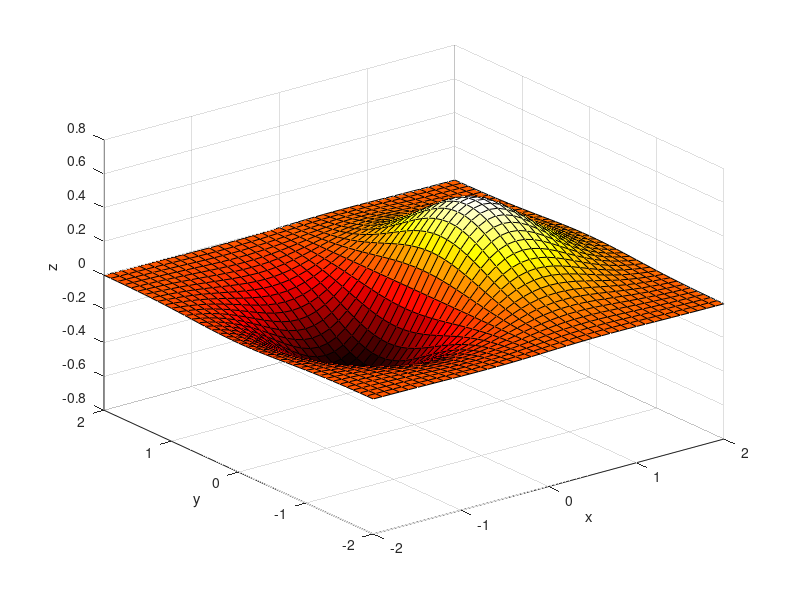

Recreate this plot in MATLAB. (Note: this script raises an error after producing the figure.)
%******************************************************************************
% \details     : An3E Serie 1
% \autor       : Simon Burkhardt
% \file        : An3E_Mehrdimmensionale_Analysis_Grundlagen.m
% \date        : 17.11.2018
% \version     : 1.0
%******************************************************************************

%% Grundlagen
clear all; close all; clc; format shorteng
% x-Koordinaten des Gitters
% in 1er schritten von -3 bis 3
x = -3:1:3;

% y-Koordinaten
y = -1:0.5:1;

% Erstellen eines Gitternetzes
[X Y] = meshgrid(x,y);
[X Y] = meshgrid(-10:0.5:10);

Z = 100 - X.^2 - Y.^2;
% mesh(X,Y,Z);
surf(X,Y,Z);
xlabel x
ylabel y
zlabel z

%% Beispiel S. 27
clear all; close all; clc; format shorteng

x = -2:0.1:2;
y = -2:0.1:2;
[X Y] = meshgrid(x, y);
Z = X.*exp(-X.^2-Y.^2);
surf(X,Y,Z);
xlabel x
ylabel y
zlabel z
colormap hot
%%
colormap parula
colormap jet
colormap hsv
colormap hot
colormap cool
colormap spring
colormap summer
colormap autumn
colormap winter
colormap gray
colormap bone
colormap copper
colormap pink
colormap lines

map = [1 1 0
       1 0.5 0
       1 0 0
       1 0 0.5
       0.5 0 0.5
       0.1 0 0.1
       0 0 0];
colormap(map)

% https://www.mathworks.com/matlabcentral/fileexchange/40318-build-custom-colormaps
[cmap] = buildcmap('kbry'); % black-blue-red-yellow
colormap(cmap)

%% Beispiel S. 34)
clear all; close all; clc; format shorteng

x = -6:0.1:6;
y = -5:0.1:5;
[X Y] = meshgrid(x, y);
Z = -X.^2+Y.^2-2.*Y;
contour(X,Y,Z, [-3 -2 -1 0 1]);
grid on
map = [0 0 0.7
    0 0.7 0
    0 0 0
    0.7 0 0
    0 0 0];
colormap(map)

%% Beispiel S. 35
clear all; close all; clc; format shorteng

x = -5:0.1:5;
y = -5:0.1:5;
[X Y] = meshgrid(x, y);
Z = sin(X)+2.*sin(Y);
contour(X, Y, Z);
%%
clear all; close all; clc; format shorteng

[X Y] = meshgrid(-5:0.1:5);
Z = sin(X)+2.*sin(Y);
surfc(X, Y, Z);
